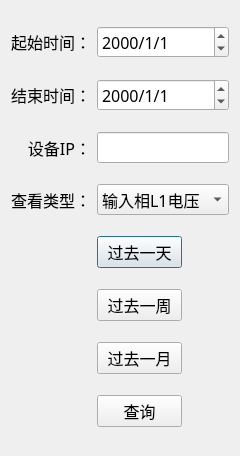
<?xml version="1.0" encoding="UTF-8"?>
<ui version="4.0">
 <class>LOG_HistoryWid</class>
 <widget class="QDialog" name="LOG_HistoryWid">
  <property name="geometry">
   <rect>
    <x>0</x>
    <y>0</y>
    <width>240</width>
    <height>456</height>
   </rect>
  </property>
  <property name="font">
   <font>
    <family>微软雅黑</family>
    <pointsize>12</pointsize>
   </font>
  </property>
  <property name="windowTitle">
   <string>历史记录查询</string>
  </property>
  <property name="styleSheet">
   <string notr="true"/>
  </property>
  <layout class="QGridLayout" name="gridLayout">
   <item row="0" column="0">
    <widget class="QLabel" name="label">
     <property name="minimumSize">
      <size>
       <width>0</width>
       <height>30</height>
      </size>
     </property>
     <property name="text">
      <string>起始时间：</string>
     </property>
     <property name="alignment">
      <set>Qt::AlignRight|Qt::AlignTrailing|Qt::AlignVCenter</set>
     </property>
    </widget>
   </item>
   <item row="0" column="1" colspan="2">
    <widget class="QDateTimeEdit" name="dateTimeEdit_start">
     <property name="minimumSize">
      <size>
       <width>0</width>
       <height>30</height>
      </size>
     </property>
     <property name="displayFormat">
      <string>yyyy/M/d</string>
     </property>
    </widget>
   </item>
   <item row="0" column="3">
    <spacer name="horizontalSpacer">
     <property name="orientation">
      <enum>Qt::Horizontal</enum>
     </property>
     <property name="sizeHint" stdset="0">
      <size>
       <width>0</width>
       <height>20</height>
      </size>
     </property>
    </spacer>
   </item>
   <item row="1" column="0">
    <widget class="QLabel" name="label_2">
     <property name="minimumSize">
      <size>
       <width>0</width>
       <height>30</height>
      </size>
     </property>
     <property name="text">
      <string>结束时间：</string>
     </property>
     <property name="alignment">
      <set>Qt::AlignRight|Qt::AlignTrailing|Qt::AlignVCenter</set>
     </property>
    </widget>
   </item>
   <item row="1" column="1" colspan="2">
    <widget class="QDateTimeEdit" name="dateTimeEdit_end">
     <property name="minimumSize">
      <size>
       <width>0</width>
       <height>30</height>
      </size>
     </property>
     <property name="time">
      <time>
       <hour>0</hour>
       <minute>0</minute>
       <second>0</second>
      </time>
     </property>
     <property name="displayFormat">
      <string>yyyy/M/d </string>
     </property>
    </widget>
   </item>
   <item row="1" column="3">
    <spacer name="horizontalSpacer_2">
     <property name="orientation">
      <enum>Qt::Horizontal</enum>
     </property>
     <property name="sizeHint" stdset="0">
      <size>
       <width>0</width>
       <height>20</height>
      </size>
     </property>
    </spacer>
   </item>
   <item row="2" column="0">
    <widget class="QLabel" name="label_3">
     <property name="minimumSize">
      <size>
       <width>0</width>
       <height>30</height>
      </size>
     </property>
     <property name="text">
      <string>设备IP：</string>
     </property>
     <property name="alignment">
      <set>Qt::AlignRight|Qt::AlignTrailing|Qt::AlignVCenter</set>
     </property>
    </widget>
   </item>
   <item row="2" column="1" colspan="2">
    <widget class="QLineEdit" name="lineEdit_ip">
     <property name="minimumSize">
      <size>
       <width>0</width>
       <height>30</height>
      </size>
     </property>
    </widget>
   </item>
   <item row="2" column="3">
    <spacer name="horizontalSpacer_3">
     <property name="orientation">
      <enum>Qt::Horizontal</enum>
     </property>
     <property name="sizeHint" stdset="0">
      <size>
       <width>0</width>
       <height>20</height>
      </size>
     </property>
    </spacer>
   </item>
   <item row="3" column="0">
    <widget class="QLabel" name="label_4">
     <property name="minimumSize">
      <size>
       <width>0</width>
       <height>30</height>
      </size>
     </property>
     <property name="text">
      <string>查看类型：</string>
     </property>
     <property name="alignment">
      <set>Qt::AlignRight|Qt::AlignTrailing|Qt::AlignVCenter</set>
     </property>
    </widget>
   </item>
   <item row="3" column="1" colspan="2">
    <widget class="QComboBox" name="comboBox">
     <property name="minimumSize">
      <size>
       <width>0</width>
       <height>30</height>
      </size>
     </property>
     <item>
      <property name="text">
       <string>输入相L1电压</string>
      </property>
     </item>
     <item>
      <property name="text">
       <string>输入相L1电流</string>
      </property>
     </item>
     <item>
      <property name="text">
       <string>输入相L2电压</string>
      </property>
     </item>
     <item>
      <property name="text">
       <string>输入相L2电流</string>
      </property>
     </item>
     <item>
      <property name="text">
       <string>输入相L3电压</string>
      </property>
     </item>
     <item>
      <property name="text">
       <string>输入相L3电流</string>
      </property>
     </item>
     <item>
      <property name="text">
       <string/>
      </property>
     </item>
    </widget>
   </item>
   <item row="3" column="3">
    <spacer name="horizontalSpacer_4">
     <property name="orientation">
      <enum>Qt::Horizontal</enum>
     </property>
     <property name="sizeHint" stdset="0">
      <size>
       <width>0</width>
       <height>20</height>
      </size>
     </property>
    </spacer>
   </item>
   <item row="4" column="0">
    <spacer name="horizontalSpacer_5">
     <property name="orientation">
      <enum>Qt::Horizontal</enum>
     </property>
     <property name="sizeHint" stdset="0">
      <size>
       <width>57</width>
       <height>20</height>
      </size>
     </property>
    </spacer>
   </item>
   <item row="4" column="1">
    <widget class="QPushButton" name="lastDayBtn">
     <property name="minimumSize">
      <size>
       <width>85</width>
       <height>30</height>
      </size>
     </property>
     <property name="text">
      <string>过去一天</string>
     </property>
    </widget>
   </item>
   <item row="4" column="2">
    <spacer name="horizontalSpacer_6">
     <property name="orientation">
      <enum>Qt::Horizontal</enum>
     </property>
     <property name="sizeHint" stdset="0">
      <size>
       <width>66</width>
       <height>20</height>
      </size>
     </property>
    </spacer>
   </item>
   <item row="5" column="0">
    <spacer name="horizontalSpacer_7">
     <property name="orientation">
      <enum>Qt::Horizontal</enum>
     </property>
     <property name="sizeHint" stdset="0">
      <size>
       <width>57</width>
       <height>20</height>
      </size>
     </property>
    </spacer>
   </item>
   <item row="5" column="1">
    <widget class="QPushButton" name="lastWeekBtn">
     <property name="minimumSize">
      <size>
       <width>85</width>
       <height>30</height>
      </size>
     </property>
     <property name="text">
      <string>过去一周</string>
     </property>
    </widget>
   </item>
   <item row="5" column="2">
    <spacer name="horizontalSpacer_8">
     <property name="orientation">
      <enum>Qt::Horizontal</enum>
     </property>
     <property name="sizeHint" stdset="0">
      <size>
       <width>66</width>
       <height>20</height>
      </size>
     </property>
    </spacer>
   </item>
   <item row="6" column="0">
    <spacer name="horizontalSpacer_9">
     <property name="orientation">
      <enum>Qt::Horizontal</enum>
     </property>
     <property name="sizeHint" stdset="0">
      <size>
       <width>57</width>
       <height>20</height>
      </size>
     </property>
    </spacer>
   </item>
   <item row="6" column="1">
    <widget class="QPushButton" name="lastMonthBtn">
     <property name="minimumSize">
      <size>
       <width>85</width>
       <height>30</height>
      </size>
     </property>
     <property name="text">
      <string>过去一月</string>
     </property>
    </widget>
   </item>
   <item row="6" column="2">
    <spacer name="horizontalSpacer_10">
     <property name="orientation">
      <enum>Qt::Horizontal</enum>
     </property>
     <property name="sizeHint" stdset="0">
      <size>
       <width>66</width>
       <height>20</height>
      </size>
     </property>
    </spacer>
   </item>
   <item row="7" column="0">
    <spacer name="horizontalSpacer_11">
     <property name="orientation">
      <enum>Qt::Horizontal</enum>
     </property>
     <property name="sizeHint" stdset="0">
      <size>
       <width>57</width>
       <height>20</height>
      </size>
     </property>
    </spacer>
   </item>
   <item row="7" column="1">
    <widget class="QPushButton" name="pushButton_search">
     <property name="minimumSize">
      <size>
       <width>85</width>
       <height>30</height>
      </size>
     </property>
     <property name="text">
      <string>查询</string>
     </property>
    </widget>
   </item>
   <item row="7" column="2">
    <spacer name="horizontalSpacer_12">
     <property name="orientation">
      <enum>Qt::Horizontal</enum>
     </property>
     <property name="sizeHint" stdset="0">
      <size>
       <width>66</width>
       <height>20</height>
      </size>
     </property>
    </spacer>
   </item>
  </layout>
 </widget>
 <resources/>
 <connections/>
</ui>
